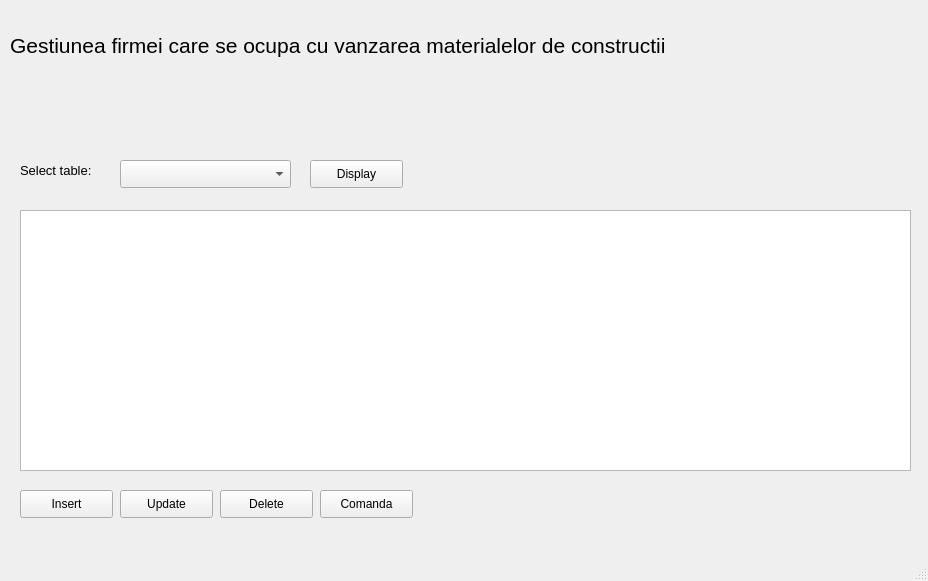
<?xml version="1.0" encoding="UTF-8"?>
<ui version="4.0">
 <class>MainWindow</class>
 <widget class="QMainWindow" name="MainWindow">
  <property name="geometry">
   <rect>
    <x>0</x>
    <y>0</y>
    <width>928</width>
    <height>581</height>
   </rect>
  </property>
  <property name="windowTitle">
   <string>MainWindow</string>
  </property>
  <property name="statusTip">
   <string>Selectare tabela de afisat</string>
  </property>
  <widget class="QWidget" name="centralwidget">
   <widget class="QTableWidget" name="tableWidget">
    <property name="geometry">
     <rect>
      <x>20</x>
      <y>210</y>
      <width>891</width>
      <height>261</height>
     </rect>
    </property>
    <property name="statusTip">
     <string>Tabela curenta</string>
    </property>
   </widget>
   <widget class="QComboBox" name="comboBox">
    <property name="geometry">
     <rect>
      <x>120</x>
      <y>160</y>
      <width>171</width>
      <height>28</height>
     </rect>
    </property>
    <property name="statusTip">
     <string>Selectare tabela de afisat</string>
    </property>
    <item>
     <property name="text">
      <string/>
     </property>
    </item>
    <item>
     <property name="text">
      <string>Angajati</string>
     </property>
    </item>
    <item>
     <property name="text">
      <string>Detalii_angajat</string>
     </property>
    </item>
    <item>
     <property name="text">
      <string>Departamente</string>
     </property>
    </item>
    <item>
     <property name="text">
      <string>Clienti</string>
     </property>
    </item>
    <item>
     <property name="text">
      <string>Comenzi</string>
     </property>
    </item>
    <item>
     <property name="text">
      <string>Detalii_comanda</string>
     </property>
    </item>
    <item>
     <property name="text">
      <string>Produse</string>
     </property>
    </item>
   </widget>
   <widget class="QLabel" name="label">
    <property name="geometry">
     <rect>
      <x>20</x>
      <y>160</y>
      <width>111</width>
      <height>21</height>
     </rect>
    </property>
    <property name="font">
     <font>
      <family>Nirmala UI</family>
      <pointsize>10</pointsize>
     </font>
    </property>
    <property name="statusTip">
     <string>Selectare tabela de afisat</string>
    </property>
    <property name="text">
     <string>Select table:</string>
    </property>
   </widget>
   <widget class="QPushButton" name="pushButton">
    <property name="geometry">
     <rect>
      <x>120</x>
      <y>490</y>
      <width>93</width>
      <height>28</height>
     </rect>
    </property>
    <property name="statusTip">
     <string>Actualizare inregistrare in tabela</string>
    </property>
    <property name="text">
     <string>Update</string>
    </property>
   </widget>
   <widget class="QPushButton" name="pushButton_2">
    <property name="geometry">
     <rect>
      <x>220</x>
      <y>490</y>
      <width>93</width>
      <height>28</height>
     </rect>
    </property>
    <property name="statusTip">
     <string>Stergere inregistrare in tabela</string>
    </property>
    <property name="text">
     <string>Delete</string>
    </property>
   </widget>
   <widget class="QPushButton" name="pushButton_3">
    <property name="geometry">
     <rect>
      <x>320</x>
      <y>490</y>
      <width>93</width>
      <height>28</height>
     </rect>
    </property>
    <property name="statusTip">
     <string>Initiere comanda</string>
    </property>
    <property name="text">
     <string>Comanda</string>
    </property>
   </widget>
   <widget class="QLabel" name="label_2">
    <property name="geometry">
     <rect>
      <x>10</x>
      <y>10</y>
      <width>871</width>
      <height>71</height>
     </rect>
    </property>
    <property name="font">
     <font>
      <family>Nirmala UI</family>
      <pointsize>16</pointsize>
     </font>
    </property>
    <property name="text">
     <string>Gestiunea firmei care se ocupa cu vanzarea materialelor de constructii</string>
    </property>
   </widget>
   <widget class="QPushButton" name="pushButton_4">
    <property name="geometry">
     <rect>
      <x>20</x>
      <y>490</y>
      <width>93</width>
      <height>28</height>
     </rect>
    </property>
    <property name="font">
     <font>
      <strikeout>false</strikeout>
     </font>
    </property>
    <property name="statusTip">
     <string>Inserare inregistrare in tabela</string>
    </property>
    <property name="text">
     <string>Insert</string>
    </property>
   </widget>
   <widget class="QPushButton" name="pushButton_5">
    <property name="geometry">
     <rect>
      <x>310</x>
      <y>160</y>
      <width>93</width>
      <height>28</height>
     </rect>
    </property>
    <property name="text">
     <string>Display</string>
    </property>
   </widget>
  </widget>
  <widget class="QMenuBar" name="menubar">
   <property name="geometry">
    <rect>
     <x>0</x>
     <y>0</y>
     <width>928</width>
     <height>26</height>
    </rect>
   </property>
  </widget>
  <widget class="QStatusBar" name="statusbar"/>
 </widget>
 <resources/>
 <connections/>
</ui>
